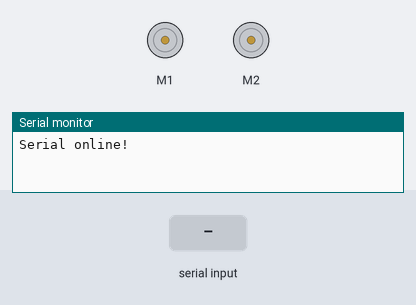
A sketch run on a simulated Arduino Uno, built with avr-gcc and run on an emulated ATmega328P. On the bench: 2 × DC motor (green arrow = forward, orange = backward, longer = faster), the last lines printed to the serial monitor. Inputs (shaded band) come from the test bench.

Above: at 1.2 s.
1.3 s: "90,45\n" received over the second serial link
At 2.5 s:
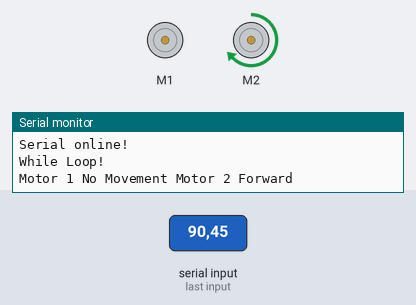
2.8 s: "30,150\n" received over the second serial link
At 4.0 s:
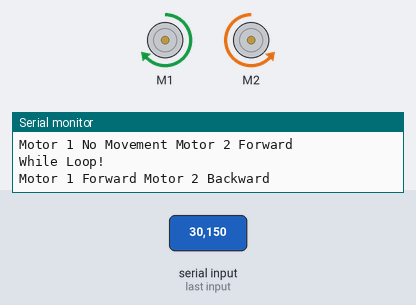
4.3 s: "1,90\n" received over the second serial link
At 5.1 s:
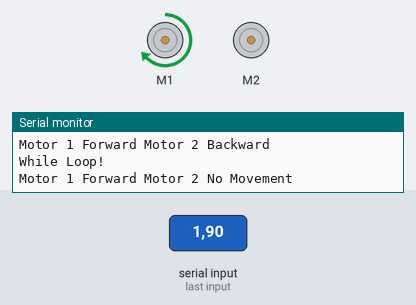
Timing chart, 0 to 7.3 s (numbered marks = the images above; inputs shaded):
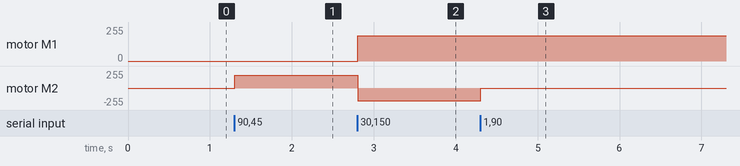

The sketch:

CARL_2.0.ino
```cpp
#include <SoftwareSerial.h>
#include <AFMotor.h>

SoftwareSerial softSerial(15, 14); // RX, TX

#define velocity (700) /* how fast the wheels spin */

AF_DCMotor m_driver(1, MOTOR12_64KHZ); // driver-side motor
AF_DCMotor m_passenger(2, MOTOR12_64KHZ); // passenger-side motor

void setup() {
  softSerial.begin(9600);
  Serial.begin(9600);
  Serial.println("Serial online!");

  m_driver.setSpeed(velocity);
  m_passenger.setSpeed(velocity);


}

void loop() {
  while (softSerial.available()) {
    Serial.println("While Loop!");
    int motor1 = softSerial.parseInt();
    int motor2 = softSerial.parseInt();
    if (softSerial.read() == '\n') {
      if (motor1 < 90) {
        m_driver.run(FORWARD);
        Serial.print("Motor 1 Forward ");
      }
      else if (motor1 > 90) {
        m_driver.run(BACKWARD);
        Serial.print("Motor 1 Backward ");
      }
      else {
        m_driver.run(RELEASE);
        Serial.print("Motor 1 No Movement ");
      }
      if (motor2 < 90) {
        m_passenger.run(FORWARD);
        Serial.println("Motor 2 Forward");
      }
      else if (motor2 > 90) {
        m_passenger.run(BACKWARD);
        Serial.println("Motor 2 Backward");
      }
      else {
        m_passenger.run(RELEASE);
        Serial.println("Motor 2 No Movement");
      }

    }
    else {
      Serial.println("No Input Detected...");
    }

  }
  delay(50);
}

void blinkReadyLight() {
  for (int i = 0; i < 3; i++) {
    digitalWrite(13, HIGH);
    delay(200);
    digitalWrite(13, LOW);
    delay(200);
  }
}
```

Measured:
- after the input at 1.3 s, motor M2: stopped → forward 188/255 at once
- after the input at 2.8 s, motor M1: stopped → forward 188/255 at once; motor M2: forward 188/255 → backward 188/255 at once
- after the input at 4.3 s, motor M2: backward 188/255 → stopped at once
